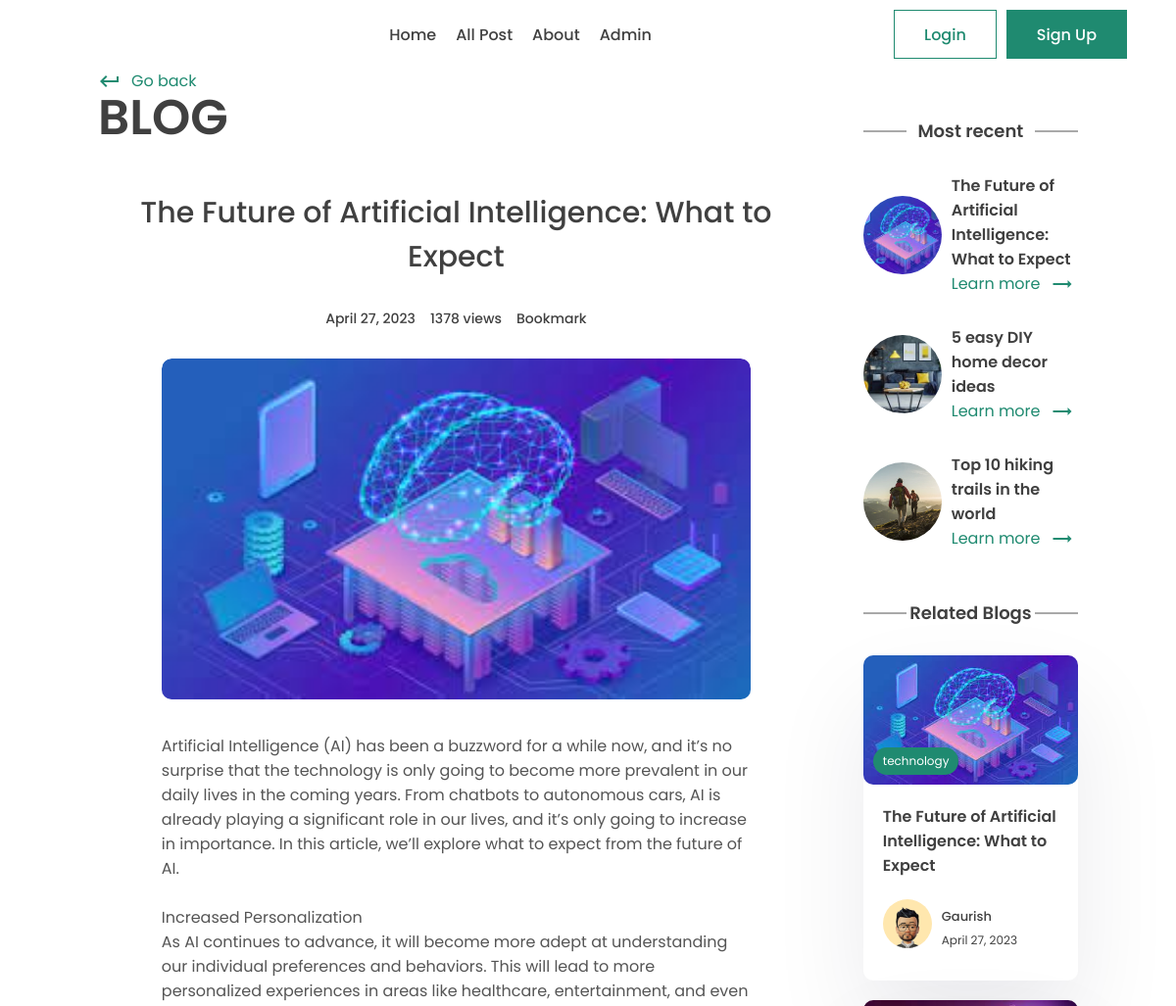
Page /post/the-future-of-ai-what-to-expect (upper part) on the earlier database version.
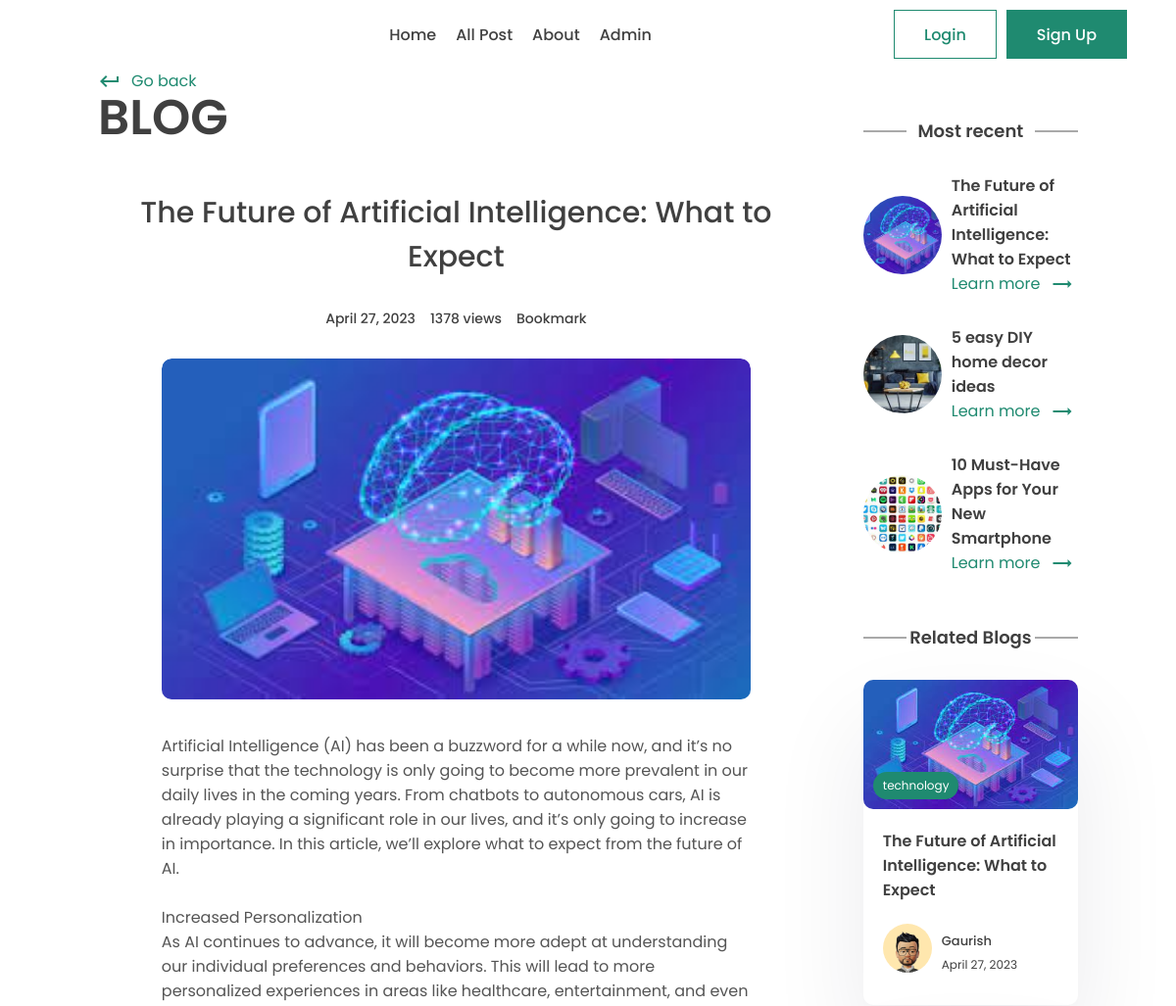
Same page on the later database version.
### app/models.py (models this page shows, shortened)
class Post(models.Model):
    title = models.CharField(max_length=100)
    content = models.TextField()
    last_updated = models.DateTimeField(auto_now=True)
    slug = models.SlugField(max_length=100, unique=True)
    image = models.ImageField(null=True, blank=True, upload_to="images/")
    tags = models.ManyToManyField(Tag, blank=True, related_name='post')
    view_count = models.IntegerField(null=True, blank=True)
    isfeatured = models.BooleanField(default=False)
    author = models.ForeignKey(
        User, on_delete=models.CASCADE, null=True, blank=True)
    bookmarks = models.ManyToManyField(
        User, related_name="bookmarks", default=None, blank=True)
    likes = models.ManyToManyField(
        User, related_name='post_likes', default=None,  blank=True)
    def number_of_likes(self):
        return self.likes.count()

class Tag(models.Model):
    name = models.CharField(max_length=200)
    description = models.CharField(max_length=100)
    slug = models.SlugField(max_length=200, unique=True)

class Profile(models.Model):
    user = models.OneToOneField(User, on_delete=models.CASCADE)
    profile_image = models.ImageField(
        null=True, blank=True, upload_to="images/")
    slug = models.SlugField(max_length=200, unique=True)
    bio = models.CharField(max_length=200)

### app/views.py (the view, shortened to what this page needs)
# urls.py: path('post/<slug:slug>', views.post_page, name='post_page'),
def post_page(request, slug):
    post = Post.objects.get(slug=slug)
    comments = Comment.objects.filter(post=post, parent=None)
    form = CommentForm()
    bookmarked = False
    if post.bookmarks.filter(id=request.user.id).exists():
        bookmarked = True
    is_bookmarked = bookmarked
    liked = False
    if post.likes.filter(id=request.user.id).exists():
        liked = True
    number_of_likes = post.number_of_likes()
    is_liked = liked
    recent_posts = Post.objects.all().order_by('-last_updated')[0:3]
    related_posts = Post.objects.filter(
        tags__in=post.tags.all()[:1]).order_by('-last_updated')[:3]
    top_posts = Post.objects.filter(
        tags__in=post.tags.all()).order_by('-view_count')[:3]
    tags_with_max_views = Tag.objects.annotate(
        max_view_count=Max('post__view_count')
    )
    tags = tags_with_max_views.filter(
        post__view_count__gte=F('max_view_count')
    )[:3]
    total_comment = Comment.objects.filter(post=post).count()
    if post.view_count is None:
        post.view_count = 1
    else:
        post.view_count = post.view_count + 1
    post.save()
    context = {'post': post, 'form': form,
               'comments': comments, 'is_bookmarked': is_bookmarked, 'is_liked': is_liked, 'number_of_likes': number_of_likes, 'total_comment': total_comment, 'recent_posts': recent_posts, 'related_posts': related_posts, 'top_posts': top_posts, 'tags': tags}
    return render(request, 'app/post.html', context)

### app/templates/app/post.html (shortened to what the changed rows need)
{% extends 'base.html' %}
{% load static %}
{% block content %}
      <div class="container">
        <div class="layout">
          <div class="left">
            <div class="page-top">
              <div class="top flex">
                <div class="page-name">
                  <h1>Blog</h1>
                </div>
              </div>
            </div>
            <center>
              <div class="typo">
                <h1 class="title blog-title">
                  {{post.title}}
                </h1>
                <div class="timeline">
                  <div class="track">
                    <p class="time">{{post.last_updated|date}}</p>
                  </div>
                  <div class="track">
                    <p class="view-count">{{post.view_count}} view{{post.view_count|pluralize}}</p>
                  </div>
                  <div class="track">
                    {% if user.is_authenticated %}
                    <form action="{% url 'bookmark_post' post.slug %}" method="POST">
                      {% csrf_token %}
                      <input type="hidden" name="post_id" value="{{post.id}}">
                      {% if is_bookmarked %}
                      <button type="submit" class="btn btn-info">
                        <i class="fa-solid fa-bookmark"></i>
                        <p class="bookmark">Remove Bookmark</p>
                      </button>
                      {% else %}
                      <button type="submit" class="btn btn-info">
                        <i class="uil uil-bookmark-full"></i>
                        <p class="bookmark">Bookmark</p>
                      </button>
                      {% endif %}
                    </form>
                    {% else %}
                    <br>
                    {% endif %}
                  </div>
                </div>
              </div>
            </center>
            <section class="mt">
              <div class="container">
                <div class="blog-post">
                  <div class="post-img blog-img">
                    <img src="{{post.image.url}}" alt="" />
                  </div>
                  <div class="blog-post-content">
                    <p>
                      {{post.content |safe|linebreaksbr }}
                    </p>
                          {% url 'post_detail' post.id as post_url %}
                  </div>
                </div>
              </div>
            </section>
          </div>
          <div class="right">
            <div class="block">
              <h2 class="title2">Most recent</h2>
              {% for post in recent_posts %}
              <div class="recent-post">
                <div class="rounded-img">
                  <img src="{{post.image.url}}" alt="" />
                </div>
                <div class="recent-content">
                  <h3>
                    {{post.title}}
                  </h3>
                  <a class="learn" href="{% url 'post_page' post.slug %}"
                    >Learn more
                    <span class="material-icons"> trending_flat </span></a
                  >
                </div>
              </div>
              {% endfor %}
            </div>
            <div class="block r-blog">
              <h2 class="title2">Related Blogs</h2>
              {% for post in related_posts %}
              <a href="#">
                <div class="card">
                  <div class="post-img">
                    <img src="{{post.image.url}}" alt="" />
                    <div class="tag">{{post.tags.all.0.name}}</div>
                  </div>
                  <div class="card-content">
                    <h3>
                      {{post.title}}
                    </h3>
                    <div class="author">
                      <div class="profile-pic">
                        <img src="{{post.author.profile.profile_image.url}}" alt="" />
                      </div>
                      <div class="details">
                        <p>{{post.author.first_name}}</p>
                        <small>{{post.last_updated | date}}</small>
                      </div>
                    </div>
                  </div>
                </div>
              </a>
              {% endfor %}
            </div>
          </div>
        </div>
      </div>
      {% endblock content %}

Differences in the rows shown:
no longer on this page (row edited): Post: image (picture), title "Top 10 hiking trails in the world", shown under "Most recent"
no longer on this page (row unchanged): Post: image (picture), shown under "Related Blogs"
now on this page (row edited): Post: image (picture), title "10 Must-Have Apps for Your New Smartphone", shown under "Most recent"
